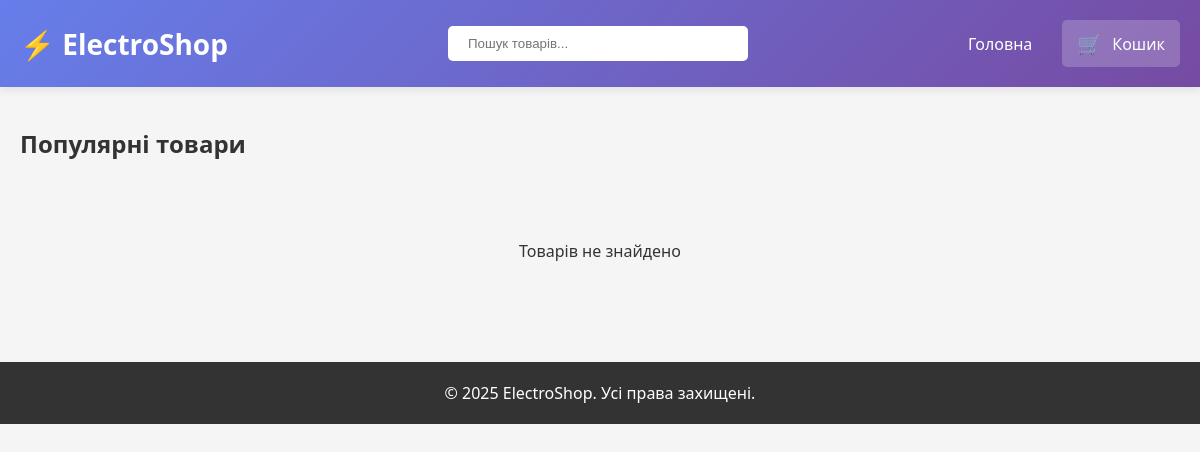
The app's page /, older data.
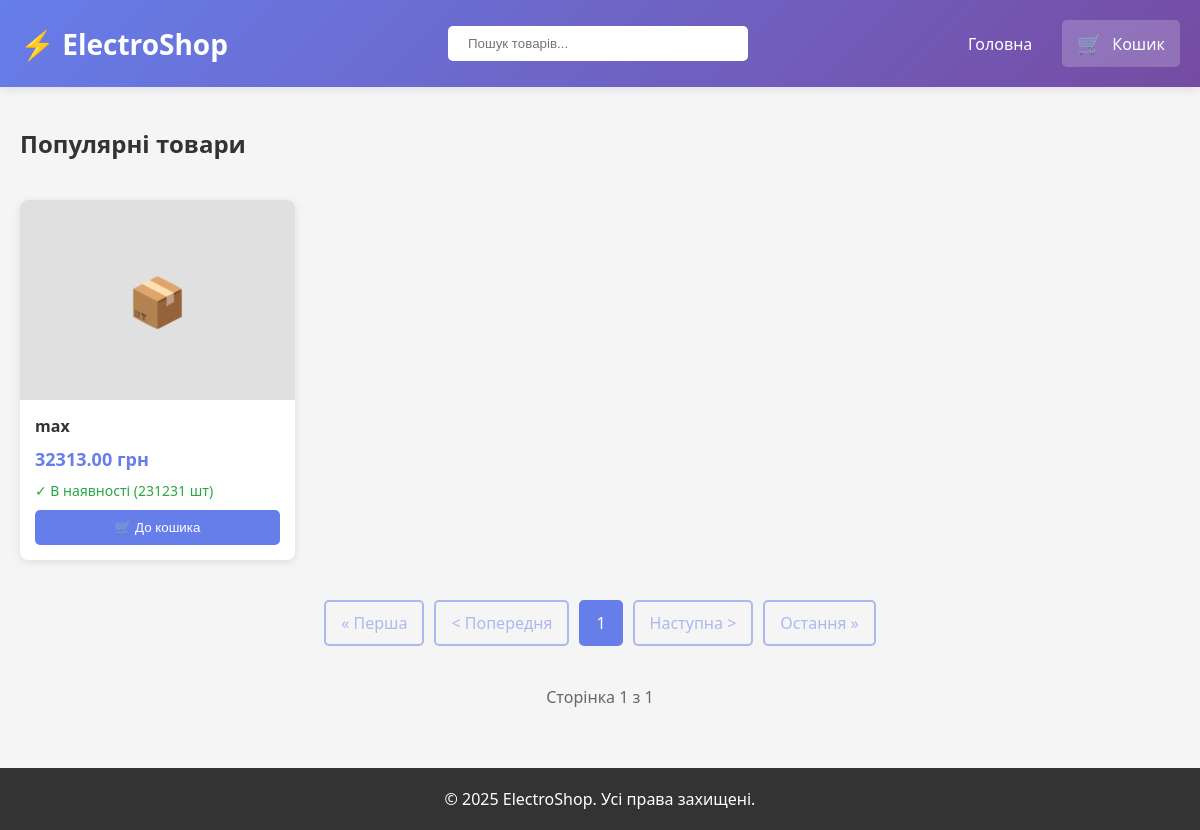
The same page, newer data.
### default/models.py (models this page shows, shortened)
class Product(models.Model):
    name = models.CharField(max_length=255)
    description = models.TextField()
    price = models.DecimalField(max_digits=10, decimal_places=2)
    stock = models.PositiveIntegerField()
    rating = models.FloatField(default=0.0)

### default/views.py (the view)
# urls.py: 2. Add a URL to urlpatterns:  path('', views.home, name='home')
def home(request):
    products = Product.objects.all()
    paginator = Paginator(products, 6)
    page_number = request.GET.get('page')
    page_obj = paginator.get_page(page_number)
    context = {
        'page_obj': page_obj,
        'products': page_obj.object_list
    }
    return render(request, 'index.html', context)

### default/templates/index.html (shortened to what this page needs)
{% extends 'base.html' %}
{% block content %}
<h2 style="margin: 40px 0 20px;">Популярні товари</h2>
<div class="products">
    {% for product in products %}
        <div class="product-card">
            <a href="{% url 'product_detail' product.id %}" style="text-decoration: none; color: inherit;">
                <div class="product-image">📦</div>
            </a>
            <div class="product-info">
                <a href="{% url 'product_detail' product.id %}" style="text-decoration: none; color: inherit;">
                    <div class="product-name">{{ product.name }}</div>
                </a>
                <div class="product-price">{{ product.price|default:"N/A" }} грн</div>
                <div class="product-stock {% if product.stock == 0 %}out{% elif product.stock < 5 %}low{% endif %}">
                    {% if product.stock > 0 %}
                        ✓ В наявності ({{ product.stock }} шт)
                    {% else %}
                        ✗ Немає в наявності
                    {% endif %}
                </div>
                <form method="post" action="{% url 'add_to_basket' product.id %}">
                    <button type="submit" class="btn" {% if product.stock == 0 %}disabled{% endif %}>
                        {% if product.stock > 0 %}🛒 До кошика{% else %}Немає в наявності{% endif %}
                    </button>
                </form>
            </div>
        </div>
    {% empty %}
        <p style="grid-column: 1/-1; text-align: center; padding: 40px;">Товарів не знайдено</p>
    {% endfor %}
</div>
{% if page_obj %}
<div class="pagination">
    {% if page_obj.has_previous %}
        <a href="?page=1">« Перша</a>
        <a href="?page={{ page_obj.previous_page_number }}">< Попередня</a>
    {% else %}
        <span class="disabled">« Перша</span>
        <span class="disabled">< Попередня</span>
    {% endif %}
    {% for num in page_obj.paginator.page_range %}
        {% if page_obj.number == num %}
            <span class="current">{{ num }}</span>
        {% elif num > page_obj.number|add:'-3' and num < page_obj.number|add:'3' %}
            <a href="?page={{ num }}">{{ num }}</a>
        {% endif %}
    {% endfor %}
    {% if page_obj.has_next %}
        <a href="?page={{ page_obj.next_page_number }}">Наступна ></a>
        <a href="?page={{ page_obj.paginator.num_pages }}">Остання »</a>
    {% else %}
        <span class="disabled">Наступна ></span>
        <span class="disabled">Остання »</span>
    {% endif %}
</div>
<p style="text-align: center; color: #666;">
    Сторінка {{ page_obj.number }} з {{ page_obj.paginator.num_pages }}
</p>
{% endif %}
{% endblock %}

Row changes from the older to the newer data that the page shows:
added Product: name "max", price "32313.00", stock "231231", shows "🛒 До кошика"
Text that changed along with them:
{{ page_obj.number }}: (not shown) → "1"
{{ page_obj.paginator.num_pages }}: (not shown) → "1"
text no longer shown: "Товарів не знайдено"
text now shown: "« Перша < Попередня Наступна > Остання » Сторінка з"
new list line: "1"
